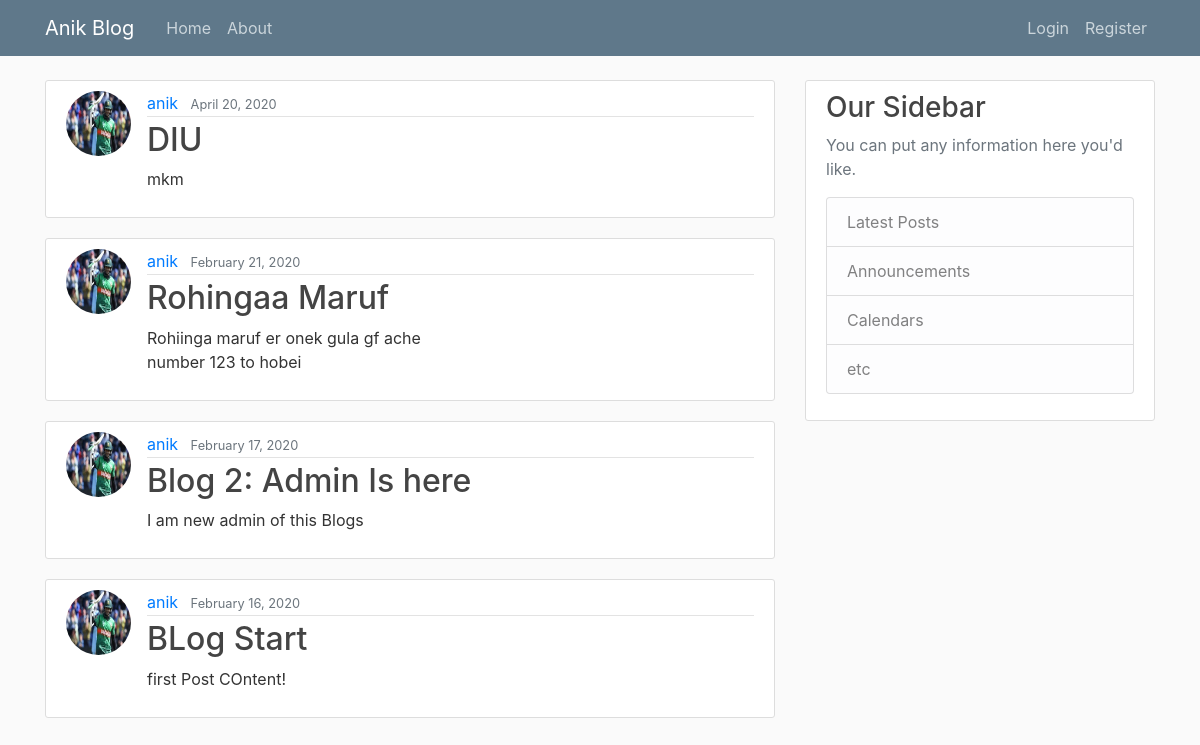
The page / on the database its author committed.
### blog/models.py (models this page shows, shortened)
class Post(models.Model):
    title =models.CharField(max_length=100)
    content= models.TextField()
    data_posted= models.DateTimeField(default=timezone.now)
    author = models.ForeignKey(User, on_delete=models.CASCADE)

### users/models.py (models this page shows, shortened)
class Profile(models.Model):
    user=models.OneToOneField(User, on_delete=models.CASCADE)
    image=models.ImageField(default='default.jpg',upload_to='profile_pics')

### blog/views.py (the view)
# urls.py: path('', PostListView.as_view(), name='blog-home'),
class PostListView(ListView):
    model = Post
    template_name = 'blogs/home.html'  # <app>/<model>_<viewtype>html
    context_object_name = 'posts'
    ordering = ['-data_posted']

### blog/templates/blogs/home.html
{% extends "blogs/base.html" %}
{% block content %}
    {% for post in posts %}
        <article class="media content-section">
        <img class="rounded-circle article-img" src="{{ post.author.profile.image.url }}">
          <div class="media-body">
            <div class="article-metadata">
              <a class="mr-2" href="#">{{ post.author }}</a>
              <small class="text-muted">{{ post.data_posted | date:"F d, Y" }}</small>
            </div>
            <h2><a class="article-title" href="{%  url 'post-detail' post.id %}">{{ post.title }}</a></h2>
            <p class="article-content">{{ post.content }}</p>
          </div>
        </article>
    {% endfor %}
{% endblock content %}

### blog/templates/blogs/base.html (shortened to what this page needs)
{% load static %}
<!DOCTYPE html>
<html>
<head>
    <link rel="stylesheet" href="https://maxcdn.bootstrapcdn.com/bootstrap/4.0.0/css/bootstrap.min.css"
>
    <link rel="stylesheet" type="text/css" href="{% static 'blogs/main.css' %}">
</head>
<body>
<header class="site-header">
    <nav class="navbar navbar-expand-md navbar-dark bg-steel fixed-top">
        <div class="container">
            <a class="navbar-brand mr-4" href="{% url 'blog-home' %}">Anik Blog</a>
            <div class="collapse navbar-collapse" id="navbarToggle">
                <div class="navbar-nav mr-auto">
                    <a class="nav-item nav-link" href="{% url 'blog-home' %}">Home</a>
                    <a class="nav-item nav-link" href="{% url 'blog-about' %}">About</a>
                </div>
                <div class="navbar-nav">
                    {% if user.is_authenticated %}
                        <a class="nav-item nav-link" href="{% url 'profile' %}">Profile</a>
                        <a class="nav-item nav-link" href="{% url 'logout' %}">Log out</a>
                    {% else %}
                        <a class="nav-item nav-link" href="{% url 'login' %}">Login</a>
                        <a class="nav-item nav-link" href="{% url 'register' %}">Register</a>
                    {% endif %}
                </div>
            </div>
        </div>
    </nav>
</header>
<main role="main" class="container">
    <div class="row">
        <div class="col-md-8">
            {% block content %}{% endblock %}
        </div>
        <div class="col-md-4">
            <div class="content-section">
                <h3>Our Sidebar</h3>
                <p class='text-muted'>You can put any information here you'd like.
                <ul class="list-group">
                    <li class="list-group-item list-group-item-light">Latest Posts</li>
                    <li class="list-group-item list-group-item-light">Announcements</li>
                    <li class="list-group-item list-group-item-light">Calendars</li>
                    <li class="list-group-item list-group-item-light">etc</li>
                </ul>
                </p>
            </div>
        </div>
    </div>
</main>
</body>
</html>

### blog/static/blogs/main.css (style rules this page uses)
body { background: #fafafa; color: #333333; margin-top: 5rem; }
h1, h2, h3, h4, h5, h6 { color: #444444; }
ul { margin: 0; }
.bg-steel { background-color: #5f788a; }
.site-header .navbar-nav .nav-link { color: #cbd5db; }
.content-section { background: #ffffff; padding: 10px 20px; border: 1px solid #dddddd; border-radius: 3px; margin-bottom: 20px; }
.article-title { color: #444444; }
.article-content { white-space: pre-line; }
.article-img { height: 65px; width: 65px; margin-right: 16px; }
.article-metadata { padding-bottom: 1px; margin-bottom: 4px; border-bottom: 1px solid #e3e3e3 }

### rows shown on the page
Post: author.profile.image (picture), author "anik", data_posted "April 20, 2020", title "DIU", content "mkm"
Post: author.profile.image (picture), author "anik", data_posted "February 21, 2020", title "Rohingaa Maruf", content "Rohiinga maruf er onek gula gf ache number 123 to hobei"
Post: author.profile.image (picture), author "anik", data_posted "February 17, 2020", title "Blog 2: Admin Is here", content "I am new admin of this Blogs"
Post: author.profile.image (picture), author "anik", data_posted "February 16, 2020", title "BLog Start", content "first Post COntent!"
